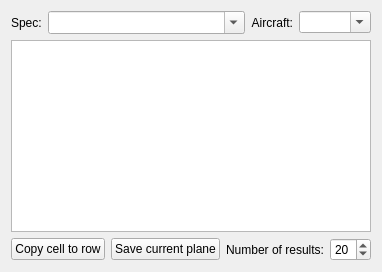
        <widget class="QWidget" name="tab_gkeys">
         <attribute name="icon">
          <iconset>
           <normalon>:/icons/img/input-gaming.svg</normalon>
          </iconset>
         </attribute>
         <attribute name="title">
          <string>G-Keys</string>
         </attribute>
         <layout class="QGridLayout" name="gridLayout_2">
          <item row="3" column="0" colspan="3">
           <widget class="QTableWidget" name="tw_gkeys"/>
          </item>
          <item row="4" column="0" colspan="3">
           <layout class="QHBoxLayout" name="horizontalLayout">
            <item>
             <widget class="QPushButton" name="pb_copy">
              <property name="toolTip">
               <string>Copy selected cell to whole row</string>
              </property>
              <property name="text">
               <string>Copy cell to row</string>
              </property>
              <property name="icon">
               <iconset resource="../qtgui.qrc">
                <normaloff>:/icons/img/edit-duplicate.svg</normaloff>:/icons/img/edit-duplicate.svg</iconset>
              </property>
             </widget>
            </item>
            <item>
             <widget class="QPushButton" name="pb_save">
              <property name="toolTip">
               <string>Save current plane configuration</string>
              </property>
              <property name="text">
               <string>Save current plane</string>
              </property>
              <property name="icon">
               <iconset resource="../qtgui.qrc">
                <normaloff>:/icons/img/document-save-all.svg</normaloff>:/icons/img/document-save-all.svg</iconset>
              </property>
             </widget>
            </item>
            <item>
             <widget class="QLabel" name="label_7">
              <property name="toolTip">
               <string>Show number of suggested results</string>
              </property>
              <property name="text">
               <string>Number of results:</string>
              </property>
              <property name="alignment">
               <set>Qt::AlignRight|Qt::AlignTrailing|Qt::AlignVCenter</set>
              </property>
              <property name="buddy">
               <cstring>sp_completer</cstring>
              </property>
             </widget>
            </item>
            <item>
             <widget class="QSpinBox" name="sp_completer">
              <property name="maximumSize">
               <size>
                <width>50</width>
                <height>16777215</height>
               </size>
              </property>
              <property name="toolTip">
               <string>Show number of suggested results</string>
              </property>
              <property name="minimum">
               <number>1</number>
              </property>
              <property name="maximum">
               <number>40</number>
              </property>
              <property name="value">
               <number>20</number>
              </property>
             </widget>
            </item>
           </layout>
          </item>
          <item row="0" column="0" colspan="3">
           <layout class="QGridLayout" name="gridLayout_9">
            <item row="0" column="0">
             <widget class="QLabel" name="label_6">
              <property name="toolTip">
               <string>Type to search all controls for current aircraft, when item selected its name is copied to clipboard.</string>
              </property>
              <property name="text">
               <string>Spec:</string>
              </property>
             </widget>
            </item>
            <item row="0" column="2">
             <widget class="QLabel" name="label_5">
              <property name="toolTip">
               <string>Aircraft name (type to search)</string>
              </property>
              <property name="text">
               <string>Aircraft:</string>
              </property>
              <property name="alignment">
               <set>Qt::AlignRight|Qt::AlignTrailing|Qt::AlignVCenter</set>
              </property>
              <property name="buddy">
               <cstring>combo_planes</cstring>
              </property>
             </widget>
            </item>
            <item row="0" column="1">
             <widget class="QComboBox" name="combo_search">
              <property name="sizePolicy">
               <sizepolicy hsizetype="Preferred" vsizetype="Fixed">
                <horstretch>5</horstretch>
                <verstretch>0</verstretch>
               </sizepolicy>
              </property>
              <property name="font">
               <font>
                <family>Courier</family>
               </font>
              </property>
              <property name="toolTip">
               <string>Type to search all controls for current aircraft, when item selected its name is copied to clipboard.</string>
              </property>
              <property name="editable">
               <bool>true</bool>
              </property>
              <property name="maxVisibleItems">
               <number>20</number>
              </property>
             </widget>
            </item>
            <item row="0" column="3">
             <widget class="QComboBox" name="combo_planes">
              <property name="sizePolicy">
               <sizepolicy hsizetype="Preferred" vsizetype="Fixed">
                <horstretch>1</horstretch>
                <verstretch>0</verstretch>
               </sizepolicy>
              </property>
              <property name="toolTip">
               <string>Aircraft name (type to search)</string>
              </property>
              <property name="editable">
               <bool>true</bool>
              </property>
             </widget>
            </item>
           </layout>
          </item>
         </layout>
        </widget>
